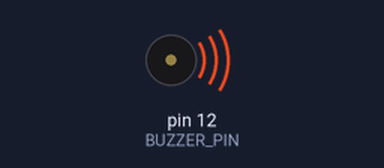
A sketch run on a simulated Arduino Uno, built with avr-gcc and run on an emulated ATmega328P. Shown: buzzer (waves = sounding).

Above: at 0.1 s.
Timing chart, 0 to 40.0 s (numbered marks = the images above):
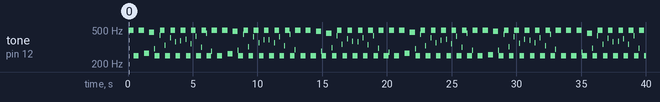

The sketch:

lesson06_activebuzzer.ino
```cpp
#define BUZZER_PIN 12

void setup() {
    pinMode(BUZZER_PIN, OUTPUT);
}

void loop() {
    byte i;

    while(true) {
        for(i = 0; i < 200; i++) {
            digitalWrite(BUZZER_PIN, HIGH);
            delay(1);

            digitalWrite(BUZZER_PIN, LOW);
            delay(1);
        }

        for(i = 0; i < 100; i++) {
            digitalWrite(BUZZER_PIN, HIGH);
            delay(2);

            digitalWrite(BUZZER_PIN, LOW);
            delay(2);
        }
    }
}
```

Measured:
- by itself, tone on pin 12 (BUZZER_PIN): plays 496 Hz for 0.40 s, 249 Hz for 0.40 s, 496 Hz for 0.40 s, 269 Hz for 0.40 s, 470 Hz for 0.40 s, 301 Hz for 0.04 s … (171 notes in this stretch)
